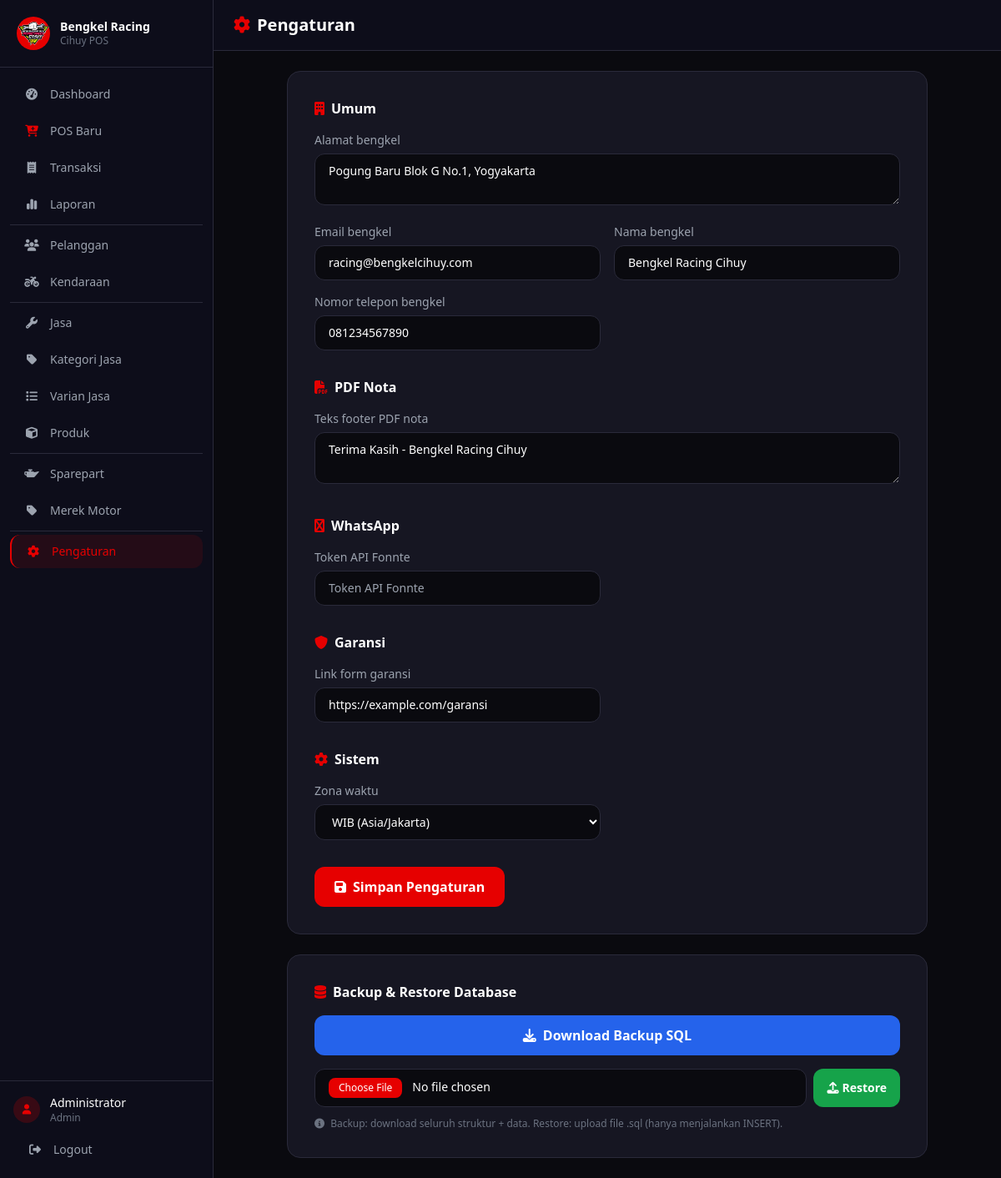
The page /pages/pengaturan/index.php (signed in) on the database its author committed.
### tables this page shows
CREATE TABLE pengaturan (
    kunci VARCHAR(50) PRIMARY KEY,
    nilai TEXT,
    grup VARCHAR(20) NOT NULL DEFAULT 'umum',
    deskripsi VARCHAR(200)
);

### functions/pengaturan.php (called while the page is built, shortened)
<?php
function getAllSettings() {
    global $conn;
    $result = [];
    $q = $conn->query("SELECT * FROM pengaturan ORDER BY grup, kunci");
    while ($r = $q->fetch_assoc()) {
        $result[] = $r;
    }
    return $result;
}

### pages/pengaturan/index.php (the view, shortened to what this page needs)
<?php
require_once '../../config/database.php';
require_once '../../functions/pengaturan.php';
$settings = getAllSettings();
$groups = ['umum' => 'Umum', 'nota' => 'PDF Nota', 'wa' => 'WhatsApp', 'garansi' => 'Garansi', 'sistem' => 'Sistem'];
include '../../layout/header.php';
include '../../layout/sidebar.php';
?>
<div class="flex-1 flex flex-col w-full min-w-0">
    <header class="bg-[#0d0d1a] border-b border-[#2a2a3a] px-4 md:px-6 py-4 pl-16 md:pl-6">
        <div class="flex flex-col sm:flex-row items-start sm:items-center justify-between gap-3">
            <h2 class="text-xl font-bold text-white">
                <i class="fas fa-cog text-[#e60000] mr-2"></i>Pengaturan
            </h2>
        </div>
    </header>
    <main class="flex-1 p-4 md:p-6 overflow-y-auto">
        <div class="max-w-3xl mx-auto space-y-6">
            <form method="POST" class="bg-[#161622] rounded-2xl p-8 border border-[#2a2a3a] space-y-8">
                <?php foreach ($groups as $grup_key => $grup_label): ?>
                <?php $items = array_filter($settings, fn($s) => $s['grup'] === $grup_key); ?>
                <div>
                    <h3 class="text-white font-semibold mb-4 flex items-center gap-2">
                        <?php $icons = ['umum' => 'fa-building', 'nota' => 'fa-file-pdf', 'wa' => 'fa-whatsapp', 'garansi' => 'fa-shield', 'sistem' => 'fa-gear']; ?>
                        <i class="fas <?= $icons[$grup_key] ?? 'fa-cog' ?> text-[#e60000]"></i>
                        <?= $grup_label ?>
                    </h3>
                    <div class="grid grid-cols-1 md:grid-cols-2 gap-4">
                        <?php foreach ($items as $s): ?>
                        <div class="<?= in_array($s['kunci'], ['alamat', 'nota_footer']) ? 'md:col-span-2' : '' ?>">
                            <label class="block text-gray-400 text-sm font-medium mb-1.5">
                                <?= htmlspecialchars($s['deskripsi'] ?: $s['kunci']) ?>
                            </label>
                            <?php if (in_array($s['kunci'], ['alamat', 'nota_footer'])): ?>
                            <textarea name="<?= $s['kunci'] ?>" rows="2"
                                class="w-full px-4 py-2.5 bg-[#0a0a0f] border border-[#2a2a3a] rounded-xl text-white text-sm focus:outline-none focus:border-[#e60000]"><?= htmlspecialchars($s['nilai']) ?></textarea>
                            <?php elseif ($s['kunci'] === 'timezone'): ?>
                            <select name="<?= $s['kunci'] ?>"
                                class="w-full px-4 py-2.5 bg-[#0a0a0f] border border-[#2a2a3a] rounded-xl text-white text-sm focus:outline-none focus:border-[#e60000]">
                                <option value="Asia/Jakarta" <?= $s['nilai'] === 'Asia/Jakarta' ? 'selected' : '' ?>>WIB (Asia/Jakarta)</option>
                            </select>
                            <?php elseif ($s['kunci'] === 'fonnte_token'): ?>
                            <input type="password" name="<?= $s['kunci'] ?>" value="<?= htmlspecialchars($s['nilai']) ?>"
                                class="w-full px-4 py-2.5 bg-[#0a0a0f] border border-[#2a2a3a] rounded-xl text-white text-sm focus:outline-none focus:border-[#e60000]" placeholder="Token API Fonnte">
                            <?php else: ?>
                            <input type="text" name="<?= $s['kunci'] ?>" value="<?= htmlspecialchars($s['nilai']) ?>"
                                class="w-full px-4 py-2.5 bg-[#0a0a0f] border border-[#2a2a3a] rounded-xl text-white text-sm focus:outline-none focus:border-[#e60000]">
                            <?php endif; ?>
                        </div>
                        <?php endforeach; ?>
                    </div>
                </div>
                <?php endforeach; ?>
                <button type="submit" name="simpan_settings" value="1"
                    class="px-6 py-3 bg-[#e60000] hover:bg-[#ffd700] text-white font-semibold rounded-xl transition-colors">
                    <i class="fas fa-save mr-2"></i>Simpan Pengaturan
                </button>
            </form>
            <div class="bg-[#161622] rounded-2xl p-8 border border-[#2a2a3a]">
                <h3 class="text-white font-semibold mb-4 flex items-center gap-2">
                    <i class="fas fa-database text-[#e60000]"></i>Backup & Restore Database
                </h3>
                <div class="grid grid-cols-1 xl:grid-cols-2 gap-4">
                    <form method="POST">
                        <button type="submit" name="backup" value="1"
                            class="w-full h-full px-6 py-3 bg-blue-600 hover:bg-blue-700 text-white font-semibold rounded-xl transition-colors">
                            <i class="fas fa-download mr-2"></i>Download Backup SQL
                        </button>
                    </form>
                    <form method="POST" enctype="multipart/form-data" class="flex flex-col sm:flex-row gap-2">
                        <input type="file" name="file_sql" accept=".sql" required
                            class="flex-1 w-full min-w-0 px-4 py-2.5 bg-[#0a0a0f] border border-[#2a2a3a] rounded-xl text-white text-sm file:mr-3 file:py-1 file:px-3 file:rounded-lg file:border-0 file:text-xs file:font-medium file:bg-[#e60000] file:text-white hover:file:bg-red-600 cursor-pointer">
                        <button type="submit" name="restore" value="1"
                            class="px-4 py-2.5 bg-green-600 hover:bg-green-700 text-white font-semibold rounded-xl transition-colors text-sm whitespace-nowrap shrink-0"
                            onclick="return confirm('Yakin restore database? Data yang ada akan dihapus dan diganti!')">
                            <i class="fas fa-upload mr-1"></i>Restore
                        </button>
                    </form>
                </div>
                <p class="text-gray-500 text-xs mt-3">
                    <i class="fas fa-info-circle mr-1"></i>
                    Backup: download seluruh struktur + data. Restore: upload file .sql (hanya menjalankan INSERT).
                </p>
            </div>
        </div>
    </main>
</div>
<?php include '../../layout/footer.php'; ?>

### assets/css/style.css (style rules this page uses)
* { transition: background-color 0.2s, border-color 0.2s; }

### rows shown on the page
pengaturan: deskripsi "Alamat bengkel", alamat "Pogung Baru Blok G No.1, Yogyakarta"
pengaturan: deskripsi "Email bengkel", nilai "racing@bengkelcihuy.com"
pengaturan: deskripsi "Nama bengkel", nilai "Bengkel Racing Cihuy"
pengaturan: deskripsi "Nomor telepon bengkel", no_telp "081234567890"
pengaturan: deskripsi "Teks footer PDF nota", nota_footer "Terima Kasih - Bengkel Racing Cihuy"
pengaturan: deskripsi "Token API Fonnte"
pengaturan: deskripsi "Link form garansi", nilai "https://example.com/garansi"
pengaturan: deskripsi "Zona waktu", timezone "WIB (Asia/Jakarta)"

### other values the page prints
$item['label'] "Dashboard"
$item['label'] "POS Baru"
$item['label'] "Transaksi"
$item['label'] "Laporan"
$item['label'] "Pelanggan"
$item['label'] "Kendaraan"
$item['label'] "Jasa"
$item['label'] "Kategori Jasa"
$item['label'] "Varian Jasa"
$item['label'] "Produk"
$item['label'] "Sparepart"
$item['label'] "Merek Motor"
$item['label'] "Pengaturan"
$_SESSION['nama'] "Administrator"
$_SESSION['role'] "Admin"
